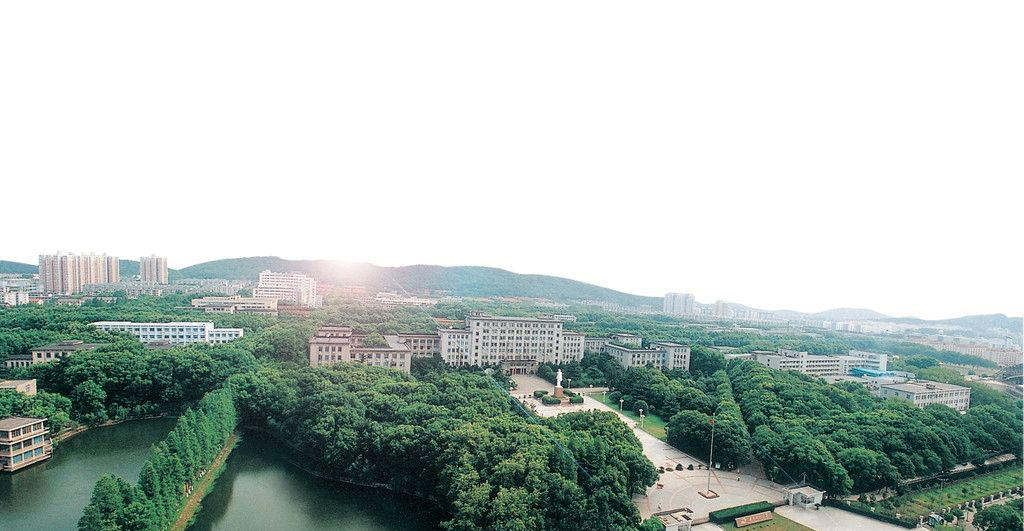
#> input picture 综合实验/hust.jpg, 1024 x 531 px, found by its file name
$ python imgPos.py
#> lines starting #> are read from the running program, lines starting #| are printed output that depends on the picture; after the words box and inside, x2 and y2 are one past the last pixel; in counts of white or black regions, pixels touching at a corner belong together; pictures that were not available may be replaced by others from this repository, and a replacement may not be noted
import numpy as np
import cv2

img1=cv2.imread('E:/python_opencv_test/hust.jpg')
#> img1 is the input picture: shape (531, 1024, 3); mean B, G, R 187.8, 192.5, 181.3
img2=cv2.imread('E:/python_opencv_test/hustlogo-small.bmp')
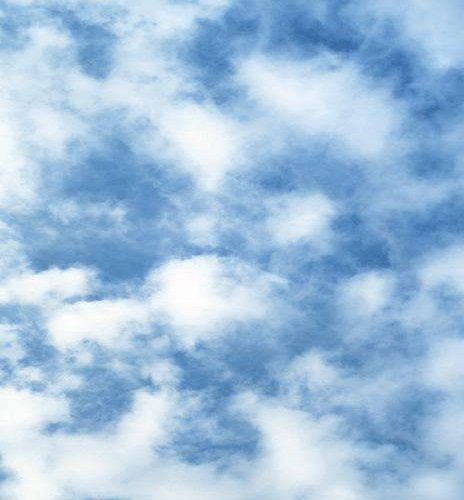
#> input picture 综合实验/clound.jpg, 464 x 500 px, given in place of hustlogo-small.bmp, which was not available
#> img2 is the input picture: shape (500, 464, 3); mean B, G, R 221.8, 192.7, 160.6
img2=cv2.resize(img2,None,fx=0.5,fy=0.5,interpolation=cv2.INTER_CUBIC)
#> img2: shape (250, 232, 3)
rows,cols,channels=img2.shape
#> rows = 250; cols = 232; channels = 3
roi=img1[0:rows,0:cols]
img2gray=cv2.cvtColor(img2,cv2.COLOR_BGR2GRAY)
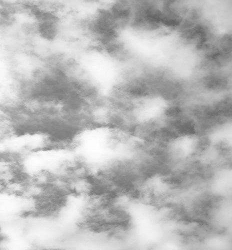
#> img2gray: shape (250, 232); min 97, max 255, mean 186.4
ret,mask_front=cv2.threshold(img2gray,175,255,cv2.THRESH_BINARY)
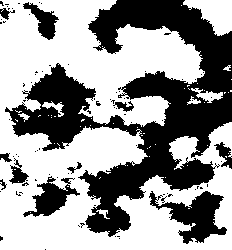
#> mask_front: shape (250, 232); 59.7% white; 86 black regions (75 under 20 px), largest, box (x1, y1, x2, y2) and area: (5, 0, 232, 237) 19043, (149, 191, 227, 244) 1809, (23, 176, 80, 217) 963
mask_inv=cv2.bitwise_not(mask_front)

img1_bg=cv2.bitwise_and(roi,roi,mask=mask_front)
img2_fg=cv2.bitwise_and(img2,img2,mask=mask_inv)
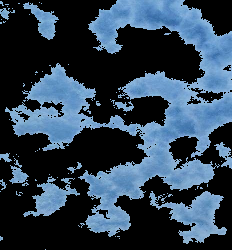
#> img2_fg: shape (250, 232, 3); mean B, G, R 82, 64.4, 46.3

dst=cv2.add(img1_bg,img2_fg)
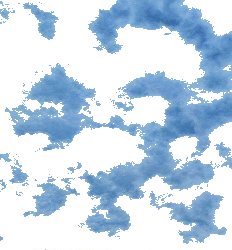
#> dst: shape (250, 232, 3); mean B, G, R 234.2, 216.6, 198.5
img1[0:rows,0:cols]=dst
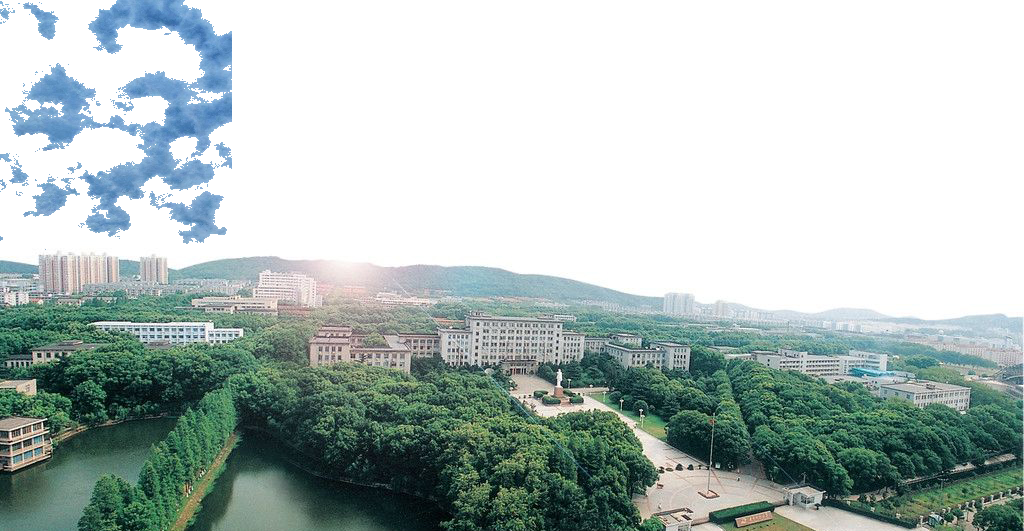
#> img1: shape (531, 1024, 3); mean B, G, R 185.6, 188.4, 175.3
cv2.imshow('img1_bg',img1_bg)
cv2.imshow('img2_fg',img2_fg)
cv2.imshow('res',img1)
cv2.waitKey(0)
cv2.destroyAllWindows()
